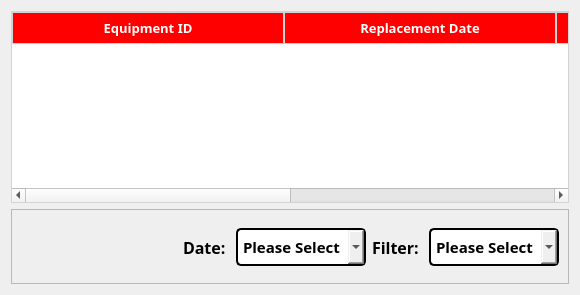
                 <widget class="QWidget" name="ReplacePage">
                  <attribute name="title">
                   <string>Replacements</string>
                  </attribute>
                  <layout class="QGridLayout" name="gridLayout_15">
                   <item row="0" column="0">
                    <widget class="QTableWidget" name="replace_table">
                     <property name="styleSheet">
                      <string notr="true">QTableWidget {
    border: 1px solid #d3d3d3;
    gridline-color: #ccc;
}

QHeaderView::section {
    background-color: rgb(255, 0, 0);
    padding: 4px;
    border: 1px solid #d3d3d3;
}

QTableWidget::item {
    padding: 5px;
}

QTableWidget::item:selected {
    background-color: #87cefa;
    color: rgb(255, 255, 255);
}</string>
                     </property>
                     <attribute name="horizontalHeaderDefaultSectionSize">
                      <number>272</number>
                     </attribute>
                     <column>
                      <property name="text">
                       <string>Equipment ID</string>
                      </property>
                      <property name="font">
                       <font>
                        <family>Nunito ExtraBold</family>
                        <pointsize>10</pointsize>
                        <weight>75</weight>
                        <bold>true</bold>
                       </font>
                      </property>
                      <property name="foreground">
                       <brush brushstyle="SolidPattern">
                        <color alpha="255">
                         <red>255</red>
                         <green>255</green>
                         <blue>255</blue>
                        </color>
                       </brush>
                      </property>
                     </column>
                     <column>
                      <property name="text">
                       <string>Replacement Date</string>
                      </property>
                      <property name="font">
                       <font>
                        <family>Nunito ExtraBold</family>
                        <pointsize>10</pointsize>
                        <weight>75</weight>
                        <bold>true</bold>
                       </font>
                      </property>
                      <property name="textAlignment">
                       <set>AlignCenter</set>
                      </property>
                      <property name="foreground">
                       <brush brushstyle="SolidPattern">
                        <color alpha="255">
                         <red>255</red>
                         <green>255</green>
                         <blue>255</blue>
                        </color>
                       </brush>
                      </property>
                     </column>
                     <column>
                      <property name="text">
                       <string>Borrower ID</string>
                      </property>
                      <property name="font">
                       <font>
                        <family>Nunito ExtraBold</family>
                        <pointsize>10</pointsize>
                        <weight>75</weight>
                        <bold>true</bold>
                       </font>
                      </property>
                      <property name="foreground">
                       <brush brushstyle="SolidPattern">
                        <color alpha="255">
                         <red>255</red>
                         <green>255</green>
                         <blue>255</blue>
                        </color>
                       </brush>
                      </property>
                     </column>
                     <column>
                      <property name="text">
                       <string>Quantity</string>
                      </property>
                      <property name="font">
                       <font>
                        <family>Nunito ExtraBold</family>
                        <pointsize>10</pointsize>
                        <weight>75</weight>
                        <bold>true</bold>
                       </font>
                      </property>
                      <property name="foreground">
                       <brush brushstyle="SolidPattern">
                        <color alpha="255">
                         <red>255</red>
                         <green>255</green>
                         <blue>255</blue>
                        </color>
                       </brush>
                      </property>
                     </column>
                    </widget>
                   </item>
                   <item row="1" column="0">
                    <widget class="QFrame" name="button_frame_replace">
                     <property name="minimumSize">
                      <size>
                       <width>0</width>
                       <height>50</height>
                      </size>
                     </property>
                     <property name="maximumSize">
                      <size>
                       <width>16777215</width>
                       <height>16777215</height>
                      </size>
                     </property>
                     <property name="frameShape">
                      <enum>QFrame::StyledPanel</enum>
                     </property>
                     <property name="frameShadow">
                      <enum>QFrame::Raised</enum>
                     </property>
                     <layout class="QGridLayout" name="gridLayout_11">
                      <item row="0" column="0" rowspan="3">
                       <widget class="QToolButton" name="arrow_left_replace">
                        <property name="styleSheet">
                         <string notr="true">#arrow_left_replace {
    border: none;
    border-radius: 30px;        /* Makes it round (for 60x60 button) */
    padding: 10px;
}

#arrow_left_replace::pressed {
    background-color:rgb(202, 202, 202);
}</string>
                        </property>
                        <property name="text">
                         <string/>
                        </property>
                        <property name="icon">
                         <iconset>
                          <normaloff>../compressed/arrowleft1.svg</normaloff>../compressed/arrowleft1.svg</iconset>
                        </property>
                        <property name="iconSize">
                         <size>
                          <width>32</width>
                          <height>32</height>
                         </size>
                        </property>
                       </widget>
                      </item>
                      <item row="0" column="1" rowspan="3">
                       <widget class="QToolButton" name="arrow_right_replace">
                        <property name="styleSheet">
                         <string notr="true">#arrow_right_replace {
    border: none;
    border-radius: 30px;        /* Makes it round (for 60x60 button) */
    padding: 10px;
}

#arrow_right_replace::pressed {
    background-color:rgb(202, 202, 202);
}</string>
                        </property>
                        <property name="text">
                         <string/>
                        </property>
                        <property name="icon">
                         <iconset>
                          <normaloff>../compressed/arrowright.svg</normaloff>../compressed/arrowright.svg</iconset>
                        </property>
                        <property name="iconSize">
                         <size>
                          <width>32</width>
                          <height>32</height>
                         </size>
                        </property>
                       </widget>
                      </item>
                      <item row="1" column="6">
                       <spacer name="horizontalSpacer_8">
                        <property name="orientation">
                         <enum>Qt::Horizontal</enum>
                        </property>
                        <property name="sizeHint" stdset="0">
                         <size>
                          <width>40</width>
                          <height>20</height>
                         </size>
                        </property>
                       </spacer>
                      </item>
                      <item row="1" column="7">
                       <widget class="QLabel" name="Date_text_replace">
                        <property name="font">
                         <font>
                          <family>Nunito ExtraBold</family>
                          <pointsize>12</pointsize>
                          <weight>75</weight>
                          <bold>true</bold>
                         </font>
                        </property>
                        <property name="styleSheet">
                         <string notr="true"/>
                        </property>
                        <property name="text">
                         <string>Date: </string>
                        </property>
                       </widget>
                      </item>
                      <item row="1" column="8">
                       <widget class="QComboBox" name="Date_box_replace">
                        <property name="sizePolicy">
                         <sizepolicy hsizetype="Fixed" vsizetype="Fixed">
                          <horstretch>0</horstretch>
                          <verstretch>0</verstretch>
                         </sizepolicy>
                        </property>
                        <property name="minimumSize">
                         <size>
                          <width>130</width>
                          <height>30</height>
                         </size>
                        </property>
                        <property name="maximumSize">
                         <size>
                          <width>16777215</width>
                          <height>16777215</height>
                         </size>
                        </property>
                        <property name="font">
                         <font>
                          <family>Nunito ExtraBold</family>
                          <pointsize>11</pointsize>
                          <weight>75</weight>
                          <bold>true</bold>
                         </font>
                        </property>
                        <property name="styleSheet">
                         <string notr="true">QComboBox {
    border: 2px solid black;
    border-radius: 5px;
    padding: 5px;
}

QComboBox::hover {
    border: 2px solid #cc0000;
}


</string>
                        </property>
                        <property name="currentText">
                         <string>Please Select</string>
                        </property>
                        <property name="frame">
                         <bool>false</bool>
                        </property>
                        <item>
                         <property name="text">
                          <string>Please Select</string>
                         </property>
                        </item>
                       </widget>
                      </item>
                      <item row="1" column="9">
                       <widget class="QLabel" name="Filter_text_replace">
                        <property name="font">
                         <font>
                          <family>Nunito ExtraBold</family>
                          <pointsize>12</pointsize>
                          <weight>75</weight>
                          <bold>true</bold>
                         </font>
                        </property>
                        <property name="text">
                         <string>Filter: </string>
                        </property>
                       </widget>
                      </item>
                      <item row="1" column="10">
                       <widget class="QComboBox" name="Filter_box_replace">
                        <property name="sizePolicy">
                         <sizepolicy hsizetype="Fixed" vsizetype="Fixed">
                          <horstretch>0</horstretch>
                          <verstretch>0</verstretch>
                         </sizepolicy>
                        </property>
                        <property name="minimumSize">
                         <size>
                          <width>130</width>
                          <height>30</height>
                         </size>
                        </property>
                        <property name="maximumSize">
                         <size>
                          <width>16777215</width>
                          <height>16777215</height>
                         </size>
                        </property>
                        <property name="font">
                         <font>
                          <family>Nunito ExtraBold</family>
                          <pointsize>11</pointsize>
                          <weight>75</weight>
                          <bold>true</bold>
                         </font>
                        </property>
                        <property name="styleSheet">
                         <string notr="true">QComboBox {
    border: 2px solid black;
    border-radius: 5px;
    padding: 5px;
}

QComboBox::hover {
    border: 2px solid #cc0000;
}


</string>
                        </property>
                        <property name="currentText">
                         <string>Please Select</string>
                        </property>
                        <property name="frame">
                         <bool>false</bool>
                        </property>
                        <item>
                         <property name="text">
                          <string>Please Select</string>
                         </property>
                        </item>
                       </widget>
                      </item>
                     </layout>
                    </widget>
                   </item>
                  </layout>
                 </widget>
